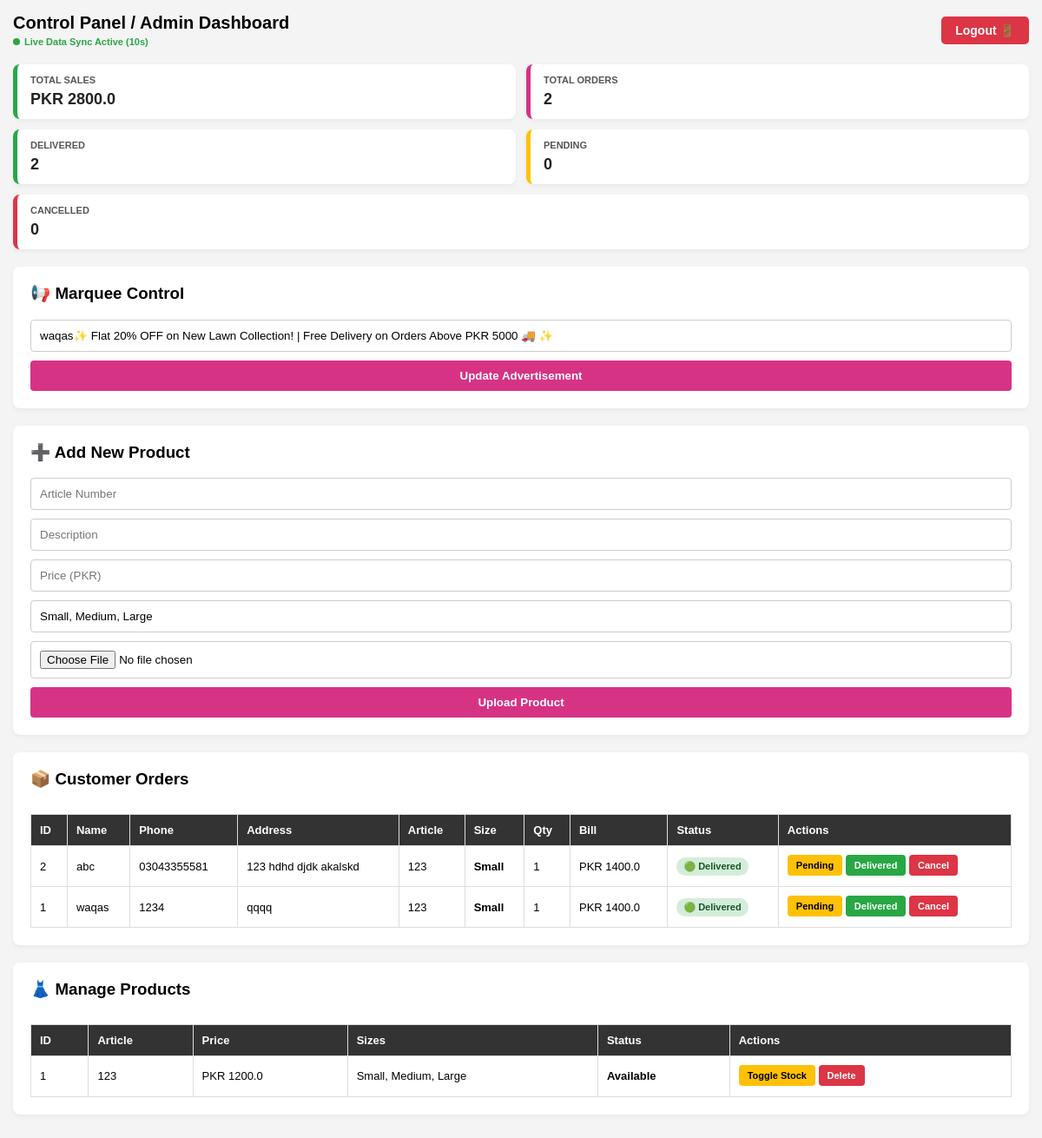
Screenshot of /admin/dashboard (signed in) with the database file from the repository.
### tables this page shows
CREATE TABLE announcements (
            id INTEGER PRIMARY KEY AUTOINCREMENT,
            message TEXT
        );

CREATE TABLE orders (
            id INTEGER PRIMARY KEY AUTOINCREMENT,
            customer_name TEXT,
            phone TEXT,
            address TEXT,
            article_no TEXT,
            size TEXT,
            qty INTEGER,
            total_price REAL,
            status TEXT DEFAULT 'Pending',
            date TIMESTAMP DEFAULT CURRENT_TIMESTAMP
        );

CREATE TABLE products (
            id INTEGER PRIMARY KEY AUTOINCREMENT,
            article_no TEXT,
            description TEXT,
            price REAL,
            image TEXT,
            sizes TEXT DEFAULT 'S, M, L',
            status TEXT DEFAULT 'Available'
        );

### app.py (the view)
@app.route('/admin/dashboard')
def admin_dashboard():
    if not session.get('admin'):
        return redirect(url_for('admin_login'))
    conn = sqlite3.connect('database.db')
    cursor = conn.cursor()
    cursor.execute("SELECT * FROM products")
    products = cursor.fetchall()
    cursor.execute("SELECT * FROM orders ORDER BY id DESC")
    orders = cursor.fetchall()
    cursor.execute("SELECT message FROM announcements ORDER BY id DESC LIMIT 1")
    ann_row = cursor.fetchone()
    announcement = ann_row[0] if ann_row else ""
    cursor.execute("SELECT SUM(total_price) FROM orders WHERE status = 'Delivered'")
    total_sales_row = cursor.fetchone()
    total_sales = total_sales_row[0] if total_sales_row and total_sales_row[0] else 0.0
    total_orders_count = len(orders)
    delivered_orders_count = sum(1 for o in orders if o[8] == 'Delivered')
    pending_orders_count = sum(1 for o in orders if o[8] == 'Pending')
    cancelled_orders_count = sum(1 for o in orders if o[8] == 'Cancelled')
    conn.close()
    return render_template(
        'admin_dashboard.html',
        products=products,
        orders=orders,
        announcement=announcement,
        total_sales=total_sales,
        total_orders_count=total_orders_count,
        delivered_orders_count=delivered_orders_count,
        pending_orders_count=pending_orders_count,
        cancelled_orders_count=cancelled_orders_count
    )

### templates/admin_dashboard.html (shortened to what this page needs)
<!DOCTYPE html>
<html lang="en">
<head>
</head>
<body>
    <div class="admin-header">
        <div>
            <h2 style="margin:0; font-size: 20px;">Control Panel / Admin Dashboard</h2>
            <div class="live-indicator"><span class="dot"></span> Live Data Sync Active (10s)</div>
        </div>
        <a href="/admin/logout" class="btn-logout">Logout 🚪</a>
    </div>
    <div class="summary-grid">
        <div class="summary-card sales">
            <h4>Total Sales</h4>
            <div class="value" id="val-total-sales">PKR {{ total_sales }}</div>
        </div>
        <div class="summary-card">
            <h4>Total Orders</h4>
            <div class="value" id="val-total-orders">{{ total_orders_count }}</div>
        </div>
        <div class="summary-card sales">
            <h4>Delivered</h4>
            <div class="value" id="val-delivered-orders">{{ delivered_orders_count }}</div>
        </div>
        <div class="summary-card pending">
            <h4>Pending</h4>
            <div class="value" id="val-pending-orders">{{ pending_orders_count }}</div>
        </div>
        <div class="summary-card cancelled">
            <h4>Cancelled</h4>
            <div class="value" id="val-cancelled-orders">{{ cancelled_orders_count }}</div>
        </div>
    </div>
    <div class="section">
        <h3 style="margin-top:0;">📢 Marquee Control</h3>
        <form action="/admin/update_announcement" method="POST" class="responsive-form">
            <input type="text" name="announcement" value="{{ announcement }}" required>
            <button type="submit">Update Advertisement</button>
        </form>
    </div>
    <div class="section">
        <h3 style="margin-top:0;">➕ Add New Product</h3>
        <form action="/admin/add_product" method="POST" enctype="multipart/form-data" class="responsive-form">
            <input type="text" name="article_no" placeholder="Article Number" required>
            <input type="text" name="description" placeholder="Description" required>
            <input type="number" name="price" placeholder="Price (PKR)" required>
            <input type="text" name="sizes" placeholder="Sizes (e.g. S, M, L)" value="Small, Medium, Large" required>
            <input type="file" name="image" required>
            <button type="submit">Upload Product</button>
        </form>
    </div>
    <div class="section">
        <h3 style="margin-top:0;">📦 Customer Orders</h3>
        <div class="table-responsive">
            <table id="ordersTable">
                <thead>
                    <tr>
                        <th>ID</th>
                        <th>Name</th>
                        <th>Phone</th>
                        <th>Address</th>
                        <th>Article</th>
                        <th>Size</th>
                        <th>Qty</th>
                        <th>Bill</th>
                        <th>Status</th>
                        <th>Actions</th>
                    </tr>
                </thead>
                <tbody id="ordersTableBody">
                    {% for order in orders %}
                    <tr>
                        <td>{{ order[0] }}</td>
                        <td>{{ order[1] }}</td>
                        <td>{{ order[2] }}</td>
                        <td>{{ order[3] }}</td>
                        <td>{{ order[4] }}</td>
                        <td><b>{{ order[5] }}</b></td>
                        <td>{{ order[6] }}</td>
                        <td>PKR {{ order[7] }}</td>
                        <td>
                            {% if order[8] == 'Delivered' %}
                                <span class="status-badge status-delivered">🟢 Delivered</span>
                            {% elif order[8] == 'Cancelled' %}
                                <span class="status-badge status-cancelled">🔴 Cancelled</span>
                            {% else %}
                                <span class="status-badge status-pending">🟡 Pending</span>
                            {% endif %}
                        </td>
                        <td>
                            <a href="/admin/update_order_status/{{ order[0] }}/Pending" class="btn btn-status-p">Pending</a>
                            <a href="/admin/update_order_status/{{ order[0] }}/Delivered" class="btn btn-status-d">Delivered</a>
                            <a href="/admin/update_order_status/{{ order[0] }}/Cancelled" class="btn btn-status-c">Cancel</a>
                        </td>
                    </tr>
                    {% endfor %}
                </tbody>
            </table>
        </div>
    </div>
    <div class="section">
        <h3 style="margin-top:0;">👗 Manage Products</h3>
        <div class="table-responsive">
            <table>
                <tr>
                    <th>ID</th>
                    <th>Article</th>
                    <th>Price</th>
                    <th>Sizes</th>
                    <th>Status</th>
                    <th>Actions</th>
                </tr>
                {% for prod in products %}
                <tr>
                    <td>{{ prod[0] }}</td>
                    <td>{{ prod[1] }}</td>
                    <td>PKR {{ prod[3] }}</td>
                    <td>{{ prod[5] }}</td>
                    <td><b>{{ prod[6] }}</b></td>
                    <td>
                        <a href="/admin/toggle_stock/{{ prod[0] }}" class="btn btn-toggle">Toggle Stock</a>
                        <a href="/admin/delete_product/{{ prod[0] }}" class="btn btn-delete">Delete</a>
                    </td>
                </tr>
                {% endfor %}
            </table>
        </div>
    </div>
</body>
</html>

### templates/admin_dashboard.html (style rules this page uses)
* { box-sizing: border-box; }
body { font-family: Arial, sans-serif; padding: 15px; background: #f4f4f4; margin: 0; }
.section { background: white; padding: 20px; border-radius: 8px; margin-bottom: 20px; box-shadow: 0 2px 5px rgba(0,0,0,0.05); }
.table-responsive { width: 100%; overflow-x: auto; -webkit-overflow-scrolling: touch; }
table { width: 100%; border-collapse: collapse; margin-top: 10px; min-width: 600px; }
th, td { border: 1px solid #ddd; padding: 10px; text-align: left; font-size: 13px; }
th { background: #333; color: white; }
.btn { padding: 6px 10px; text-decoration: none; color: white; border-radius: 4px; font-size: 11px; font-weight: bold; display: inline-block; white-space: nowrap; margin-bottom: 2px; }
.btn-toggle { background: #ffc107; color: black; }
.btn-delete { background: #dc3545; }
.admin-header { display: flex; justify-content: space-between; align-items: center; margin-bottom: 20px; flex-wrap: wrap; gap: 10px; }
.btn-logout { background: #dc3545; color: white; padding: 8px 16px; text-decoration: none; border-radius: 5px; font-weight: bold; font-size: 14px; }
.status-badge { padding: 4px 8px; border-radius: 12px; font-weight: bold; font-size: 11px; display: inline-block; white-space: nowrap; }
.status-delivered { background-color: #d4edda; color: #155724; }
.btn-status-p { background-color: #ffc107; color: black; }
.btn-status-d { background-color: #28a745; color: white; }
.btn-status-c { background-color: #dc3545; color: white; }
.responsive-form { display: flex; flex-direction: column; gap: 10px; }
.responsive-form input, .responsive-form button { width: 100%; padding: 10px; border: 1px solid #ccc; border-radius: 4px; }
.responsive-form button { background: #d63384; color: white; border: none; font-weight: bold; cursor: pointer; }
.summary-grid { display: flex; gap: 12px; margin-bottom: 20px; flex-wrap: wrap; }
.summary-card { flex: 1 1 calc(50% - 12px); min-width: 140px; background: white; padding: 12px 15px; border-radius: 8px; box-shadow: 0 2px 5px rgba(0,0,0,0.05); border-left: 5px solid #d63384; }
.summary-card.sales { border-left-color: #28a745; }
.summary-card.pending { border-left-color: #ffc107; }
.summary-card.cancelled { border-left-color: #dc3545; }
.summary-card h4 { margin: 0 0 6px 0; color: #555; font-size: 11px; text-transform: uppercase; }
.summary-card .value { font-size: 18px; font-weight: bold; color: #222; }
.live-indicator { font-size: 11px; color: #28a745; font-weight: bold; display: flex; align-items: center; gap: 5px; margin-top: 4px; }
.dot { height: 8px; width: 8px; background-color: #28a745; border-radius: 50%; display: inline-block; animation: pulse 1.5s infinite; }

### rows the page displays
announcements: announcement "waqas✨ Flat 20% OFF on New Lawn Collection! | Free Delivery on Orders Above PKR 5000 🚚 ✨"
orders: id "2", customer_name "abc", phone "03043355581", address "123 hdhd djdk akalskd", article_no "123", size "Small", qty "1", total_price "1400.0", status "🟢 Delivered"
orders: id "1", customer_name "waqas", phone "1234", address "qqqq", article_no "123", size "Small", qty "1", total_price "1400.0", status "🟢 Delivered"
products: id "1", article_no "123", price "1200.0", sizes "Small, Medium, Large", status "Available"

### other values shown
{{ total_sales }} "2800.0"
{{ total_orders_count }} "2"
{{ delivered_orders_count }} "2"
{{ pending_orders_count }} "0"
{{ cancelled_orders_count }} "0"
